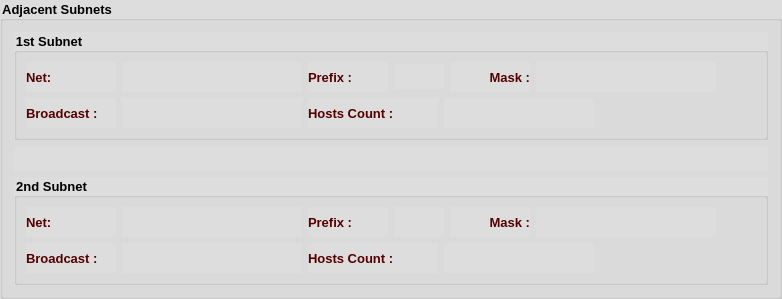
    <widget class="QGroupBox" name="groupBox_2">
     <property name="font">
      <font>
       <family>Tahoma</family>
       <pointsize>10</pointsize>
       <weight>75</weight>
       <bold>true</bold>
      </font>
     </property>
     <property name="styleSheet">
      <string notr="true">background-color: rgb(221, 221, 221);</string>
     </property>
     <property name="title">
      <string>Adjacent Subnets</string>
     </property>
     <property name="flat">
      <bool>false</bool>
     </property>
     <layout class="QVBoxLayout" name="verticalLayout">
      <property name="sizeConstraint">
       <enum>QLayout::SetDefaultConstraint</enum>
      </property>
      <item>
       <widget class="QGroupBox" name="gb1">
        <property name="font">
         <font>
          <family>Tahoma</family>
          <pointsize>10</pointsize>
          <weight>75</weight>
          <bold>true</bold>
         </font>
        </property>
        <property name="styleSheet">
         <string notr="true"/>
        </property>
        <property name="title">
         <string>1st Subnet</string>
        </property>
        <layout class="QVBoxLayout" name="verticalLayout_4">
         <item>
          <layout class="QHBoxLayout" name="horizontalLayout_14">
           <item>
            <widget class="QLabel" name="label_8">
             <property name="minimumSize">
              <size>
               <width>90</width>
               <height>30</height>
              </size>
             </property>
             <property name="maximumSize">
              <size>
               <width>90</width>
               <height>30</height>
              </size>
             </property>
             <property name="font">
              <font>
               <family>Tahoma</family>
               <pointsize>10</pointsize>
               <weight>75</weight>
               <bold>true</bold>
              </font>
             </property>
             <property name="styleSheet">
              <string notr="true">color: rgb(85, 0, 0);</string>
             </property>
             <property name="text">
              <string>Net:</string>
             </property>
            </widget>
           </item>
           <item>
            <widget class="QLabel" name="netLbl1">
             <property name="sizePolicy">
              <sizepolicy hsizetype="Expanding" vsizetype="Preferred">
               <horstretch>0</horstretch>
               <verstretch>0</verstretch>
              </sizepolicy>
             </property>
             <property name="minimumSize">
              <size>
               <width>180</width>
               <height>30</height>
              </size>
             </property>
             <property name="maximumSize">
              <size>
               <width>500</width>
               <height>30</height>
              </size>
             </property>
             <property name="font">
              <font>
               <family>Tahoma</family>
               <pointsize>10</pointsize>
               <weight>75</weight>
               <bold>true</bold>
              </font>
             </property>
             <property name="styleSheet">
              <string notr="true">color: rgb(85, 0, 127);</string>
             </property>
             <property name="text">
              <string/>
             </property>
            </widget>
           </item>
           <item>
            <widget class="QLabel" name="label_13">
             <property name="minimumSize">
              <size>
               <width>80</width>
               <height>30</height>
              </size>
             </property>
             <property name="maximumSize">
              <size>
               <width>80</width>
               <height>30</height>
              </size>
             </property>
             <property name="font">
              <font>
               <family>Tahoma</family>
               <pointsize>10</pointsize>
               <weight>75</weight>
               <bold>true</bold>
              </font>
             </property>
             <property name="styleSheet">
              <string notr="true">color: rgb(85, 0, 0);</string>
             </property>
             <property name="text">
              <string>Prefix :</string>
             </property>
             <property name="alignment">
              <set>Qt::AlignLeading|Qt::AlignLeft|Qt::AlignVCenter</set>
             </property>
            </widget>
           </item>
           <item>
            <widget class="QLabel" name="prefixLbl1">
             <property name="minimumSize">
              <size>
               <width>50</width>
               <height>25</height>
              </size>
             </property>
             <property name="maximumSize">
              <size>
               <width>50</width>
               <height>25</height>
              </size>
             </property>
             <property name="font">
              <font>
               <family>Tahoma</family>
               <pointsize>10</pointsize>
               <weight>75</weight>
               <bold>true</bold>
              </font>
             </property>
             <property name="styleSheet">
              <string notr="true">color: rgb(85, 0, 127);</string>
             </property>
             <property name="text">
              <string/>
             </property>
            </widget>
           </item>
           <item>
            <widget class="QLabel" name="label_14">
             <property name="minimumSize">
              <size>
               <width>80</width>
               <height>30</height>
              </size>
             </property>
             <property name="maximumSize">
              <size>
               <width>80</width>
               <height>30</height>
              </size>
             </property>
             <property name="font">
              <font>
               <family>Tahoma</family>
               <pointsize>10</pointsize>
               <weight>75</weight>
               <bold>true</bold>
              </font>
             </property>
             <property name="styleSheet">
              <string notr="true">color: rgb(85, 0, 0);</string>
             </property>
             <property name="text">
              <string>Mask :</string>
             </property>
             <property name="alignment">
              <set>Qt::AlignRight|Qt::AlignTrailing|Qt::AlignVCenter</set>
             </property>
            </widget>
           </item>
           <item>
            <widget class="QLabel" name="maskLbl1">
             <property name="sizePolicy">
              <sizepolicy hsizetype="Expanding" vsizetype="Preferred">
               <horstretch>0</horstretch>
               <verstretch>0</verstretch>
              </sizepolicy>
             </property>
             <property name="minimumSize">
              <size>
               <width>180</width>
               <height>30</height>
              </size>
             </property>
             <property name="maximumSize">
              <size>
               <width>500</width>
               <height>30</height>
              </size>
             </property>
             <property name="font">
              <font>
               <family>Tahoma</family>
               <pointsize>10</pointsize>
               <weight>75</weight>
               <bold>true</bold>
              </font>
             </property>
             <property name="styleSheet">
              <string notr="true">color: rgb(85, 0, 127);</string>
             </property>
             <property name="text">
              <string/>
             </property>
            </widget>
           </item>
           <item>
            <spacer name="horizontalSpacer_2">
             <property name="orientation">
              <enum>Qt::Horizontal</enum>
             </property>
             <property name="sizeHint" stdset="0">
              <size>
               <width>40</width>
               <height>20</height>
              </size>
             </property>
            </spacer>
           </item>
          </layout>
         </item>
         <item>
          <layout class="QHBoxLayout" name="horizontalLayout_15">
           <item>
            <widget class="QLabel" name="label_15">
             <property name="minimumSize">
              <size>
               <width>90</width>
               <height>30</height>
              </size>
             </property>
             <property name="maximumSize">
              <size>
               <width>90</width>
               <height>30</height>
              </size>
             </property>
             <property name="font">
              <font>
               <family>Tahoma</family>
               <pointsize>10</pointsize>
               <weight>75</weight>
               <bold>true</bold>
              </font>
             </property>
             <property name="styleSheet">
              <string notr="true">color: rgb(85, 0, 0);</string>
             </property>
             <property name="text">
              <string>Broadcast :</string>
             </property>
            </widget>
           </item>
           <item>
            <widget class="QLabel" name="bcLbl1">
             <property name="sizePolicy">
              <sizepolicy hsizetype="Expanding" vsizetype="Preferred">
               <horstretch>0</horstretch>
               <verstretch>0</verstretch>
              </sizepolicy>
             </property>
             <property name="minimumSize">
              <size>
               <width>180</width>
               <height>30</height>
              </size>
             </property>
             <property name="maximumSize">
              <size>
               <width>500</width>
               <height>30</height>
              </size>
             </property>
             <property name="font">
              <font>
               <family>Tahoma</family>
               <pointsize>10</pointsize>
               <weight>75</weight>
               <bold>true</bold>
              </font>
             </property>
             <property name="styleSheet">
              <string notr="true">color: rgb(85, 0, 127);</string>
             </property>
             <property name="text">
              <string/>
             </property>
            </widget>
           </item>
           <item>
            <widget class="QLabel" name="label_16">
             <property name="minimumSize">
              <size>
               <width>130</width>
               <height>30</height>
              </size>
             </property>
             <property name="maximumSize">
              <size>
               <width>130</width>
               <height>30</height>
              </size>
             </property>
             <property name="font">
              <font>
               <family>Tahoma</family>
               <pointsize>10</pointsize>
               <weight>75</weight>
               <bold>true</bold>
              </font>
             </property>
             <property name="styleSheet">
              <string notr="true">color: rgb(85, 0, 0);</string>
             </property>
             <property name="text">
              <string>Hosts Count :</string>
             </property>
             <property name="alignment">
              <set>Qt::AlignLeading|Qt::AlignLeft|Qt::AlignVCenter</set>
             </property>
            </widget>
           </item>
           <item>
            <widget class="QLabel" name="hostLbl1">
             <property name="minimumSize">
              <size>
               <width>150</width>
               <height>30</height>
              </size>
             </property>
             <property name="maximumSize">
              <size>
               <width>150</width>
               <height>30</height>
              </size>
             </property>
             <property name="font">
              <font>
               <family>Tahoma</family>
               <pointsize>10</pointsize>
               <weight>75</weight>
               <bold>true</bold>
              </font>
             </property>
             <property name="styleSheet">
              <string notr="true">color: rgb(85, 0, 127);</string>
             </property>
             <property name="text">
              <string/>
             </property>
            </widget>
           </item>
           <item>
            <spacer name="horizontalSpacer_3">
             <property name="orientation">
              <enum>Qt::Horizontal</enum>
             </property>
             <property name="sizeHint" stdset="0">
              <size>
               <width>40</width>
               <height>20</height>
              </size>
             </property>
            </spacer>
           </item>
          </layout>
         </item>
        </layout>
       </widget>
      </item>
      <item>
       <widget class="QLabel" name="infoLbl">
        <property name="minimumSize">
         <size>
          <width>200</width>
          <height>25</height>
         </size>
        </property>
        <property name="maximumSize">
         <size>
          <width>16777215</width>
          <height>25</height>
         </size>
        </property>
        <property name="font">
         <font>
          <family>Tahoma</family>
          <pointsize>10</pointsize>
          <weight>75</weight>
          <bold>true</bold>
         </font>
        </property>
        <property name="styleSheet">
         <string notr="true">color: rgb(170, 0, 0);</string>
        </property>
        <property name="text">
         <string/>
        </property>
       </widget>
      </item>
      <item>
       <widget class="QGroupBox" name="gb2">
        <property name="font">
         <font>
          <family>Tahoma</family>
          <pointsize>10</pointsize>
          <weight>75</weight>
          <bold>true</bold>
         </font>
        </property>
        <property name="styleSheet">
         <string notr="true"/>
        </property>
        <property name="title">
         <string>2nd Subnet</string>
        </property>
        <layout class="QVBoxLayout" name="verticalLayout_5">
         <item>
          <layout class="QHBoxLayout" name="horizontalLayout_16">
           <item>
            <widget class="QLabel" name="label_17">
             <property name="minimumSize">
              <size>
               <width>90</width>
               <height>30</height>
              </size>
             </property>
             <property name="maximumSize">
              <size>
               <width>90</width>
               <height>30</height>
              </size>
             </property>
             <property name="font">
              <font>
               <family>Tahoma</family>
               <pointsize>10</pointsize>
               <weight>75</weight>
               <bold>true</bold>
              </font>
             </property>
             <property name="styleSheet">
              <string notr="true">color: rgb(85, 0, 0);</string>
             </property>
             <property name="text">
              <string>Net:</string>
             </property>
            </widget>
           </item>
           <item>
            <widget class="QLabel" name="netLbl2">
             <property name="sizePolicy">
              <sizepolicy hsizetype="Expanding" vsizetype="Preferred">
               <horstretch>0</horstretch>
               <verstretch>0</verstretch>
              </sizepolicy>
             </property>
             <property name="minimumSize">
              <size>
               <width>180</width>
               <height>30</height>
              </size>
             </property>
             <property name="maximumSize">
              <size>
               <width>500</width>
               <height>30</height>
              </size>
             </property>
             <property name="font">
              <font>
               <family>Tahoma</family>
               <pointsize>10</pointsize>
               <weight>75</weight>
               <bold>true</bold>
              </font>
             </property>
             <property name="styleSheet">
              <string notr="true">color: rgb(85, 0, 127);</string>
             </property>
             <property name="text">
              <string/>
             </property>
            </widget>
           </item>
           <item>
            <widget class="QLabel" name="label_18">
             <property name="minimumSize">
              <size>
               <width>80</width>
               <height>30</height>
              </size>
             </property>
             <property name="maximumSize">
              <size>
               <width>80</width>
               <height>30</height>
              </size>
             </property>
             <property name="font">
              <font>
               <family>Tahoma</family>
               <pointsize>10</pointsize>
               <weight>75</weight>
               <bold>true</bold>
              </font>
             </property>
             <property name="styleSheet">
              <string notr="true">color: rgb(85, 0, 0);</string>
             </property>
             <property name="text">
              <string>Prefix :</string>
             </property>
             <property name="alignment">
              <set>Qt::AlignLeading|Qt::AlignLeft|Qt::AlignVCenter</set>
             </property>
            </widget>
           </item>
           <item>
            <widget class="QLabel" name="prefixLbl2">
             <property name="minimumSize">
              <size>
               <width>50</width>
               <height>30</height>
              </size>
             </property>
             <property name="maximumSize">
              <size>
               <width>50</width>
               <height>30</height>
              </size>
             </property>
             <property name="font">
              <font>
               <family>Tahoma</family>
               <pointsize>10</pointsize>
               <weight>75</weight>
               <bold>true</bold>
              </font>
             </property>
             <property name="styleSheet">
              <string notr="true">color: rgb(85, 0, 127);</string>
             </property>
             <property name="text">
              <string/>
             </property>
            </widget>
           </item>
           <item>
            <widget class="QLabel" name="label_19">
             <property name="minimumSize">
              <size>
               <width>80</width>
               <height>30</height>
              </size>
             </property>
             <property name="maximumSize">
              <size>
               <width>80</width>
               <height>30</height>
              </size>
             </property>
             <property name="font">
              <font>
               <family>Tahoma</family>
               <pointsize>10</pointsize>
               <weight>75</weight>
               <bold>true</bold>
              </font>
             </property>
             <property name="styleSheet">
              <string notr="true">color: rgb(85, 0, 0);</string>
             </property>
             <property name="text">
              <string>Mask :</string>
             </property>
             <property name="alignment">
              <set>Qt::AlignRight|Qt::AlignTrailing|Qt::AlignVCenter</set>
             </property>
            </widget>
           </item>
           <item>
            <widget class="QLabel" name="maskLbl2">
             <property name="sizePolicy">
              <sizepolicy hsizetype="Expanding" vsizetype="Preferred">
               <horstretch>0</horstretch>
               <verstretch>0</verstretch>
              </sizepolicy>
             </property>
             <property name="minimumSize">
              <size>
               <width>180</width>
               <height>30</height>
              </size>
             </property>
             <property name="maximumSize">
              <size>
               <width>500</width>
               <height>30</height>
              </size>
             </property>
             <property name="font">
              <font>
               <family>Tahoma</family>
               <pointsize>10</pointsize>
               <weight>75</weight>
               <bold>true</bold>
              </font>
             </property>
             <property name="styleSheet">
              <string notr="true">color: rgb(85, 0, 127);</string>
             </property>
             <property name="text">
              <string/>
             </property>
            </widget>
           </item>
           <item>
            <spacer name="horizontalSpacer_4">
             <property name="orientation">
              <enum>Qt::Horizontal</enum>
             </property>
             <property name="sizeHint" stdset="0">
              <size>
               <width>40</width>
               <height>20</height>
              </size>
             </property>
            </spacer>
           </item>
          </layout>
         </item>
         <item>
          <layout class="QHBoxLayout" name="horizontalLayout_17">
           <item>
            <widget class="QLabel" name="label_20">
             <property name="minimumSize">
              <size>
               <width>90</width>
               <height>30</height>
              </size>
             </property>
             <property name="maximumSize">
              <size>
               <width>90</width>
               <height>30</height>
              </size>
             </property>
             <property name="font">
              <font>
               <family>Tahoma</family>
               <pointsize>10</pointsize>
               <weight>75</weight>
               <bold>true</bold>
              </font>
             </property>
             <property name="styleSheet">
              <string notr="true">color: rgb(85, 0, 0);</string>
             </property>
             <property name="text">
              <string>Broadcast :</string>
             </property>
            </widget>
           </item>
           <item>
            <widget class="QLabel" name="bcLbl2">
             <property name="sizePolicy">
              <sizepolicy hsizetype="Expanding" vsizetype="Preferred">
               <horstretch>0</horstretch>
               <verstretch>0</verstretch>
              </sizepolicy>
             </property>
             <property name="minimumSize">
              <size>
               <width>180</width>
               <height>30</height>
              </size>
             </property>
             <property name="maximumSize">
              <size>
               <width>500</width>
               <height>30</height>
              </size>
             </property>
             <property name="font">
              <font>
               <family>Tahoma</family>
               <pointsize>10</pointsize>
               <weight>75</weight>
               <bold>true</bold>
              </font>
             </property>
             <property name="styleSheet">
              <string notr="true">color: rgb(85, 0, 127);</string>
             </property>
             <property name="text">
              <string/>
             </property>
            </widget>
           </item>
           <item>
            <widget class="QLabel" name="label_21">
             <property name="minimumSize">
              <size>
               <width>130</width>
               <height>30</height>
              </size>
             </property>
             <property name="maximumSize">
              <size>
               <width>130</width>
               <height>30</height>
              </size>
             </property>
             <property name="font">
              <font>
               <family>Tahoma</family>
               <pointsize>10</pointsize>
               <weight>75</weight>
               <bold>true</bold>
              </font>
             </property>
             <property name="styleSheet">
              <string notr="true">color: rgb(85, 0, 0);</string>
             </property>
             <property name="text">
              <string>Hosts Count :</string>
             </property>
             <property name="alignment">
              <set>Qt::AlignLeading|Qt::AlignLeft|Qt::AlignVCenter</set>
             </property>
            </widget>
           </item>
           <item>
            <widget class="QLabel" name="hostLbl2">
             <property name="minimumSize">
              <size>
               <width>150</width>
               <height>30</height>
              </size>
             </property>
             <property name="maximumSize">
              <size>
               <width>150</width>
               <height>30</height>
              </size>
             </property>
             <property name="font">
              <font>
               <family>Tahoma</family>
               <pointsize>10</pointsize>
               <weight>75</weight>
               <bold>true</bold>
              </font>
             </property>
             <property name="styleSheet">
              <string notr="true">color: rgb(85, 0, 127);</string>
             </property>
             <property name="text">
              <string/>
             </property>
            </widget>
           </item>
           <item>
            <spacer name="horizontalSpacer_5">
             <property name="orientation">
              <enum>Qt::Horizontal</enum>
             </property>
             <property name="sizeHint" stdset="0">
              <size>
               <width>40</width>
               <height>20</height>
              </size>
             </property>
            </spacer>
           </item>
          </layout>
         </item>
        </layout>
       </widget>
      </item>
     </layout>
    </widget>
